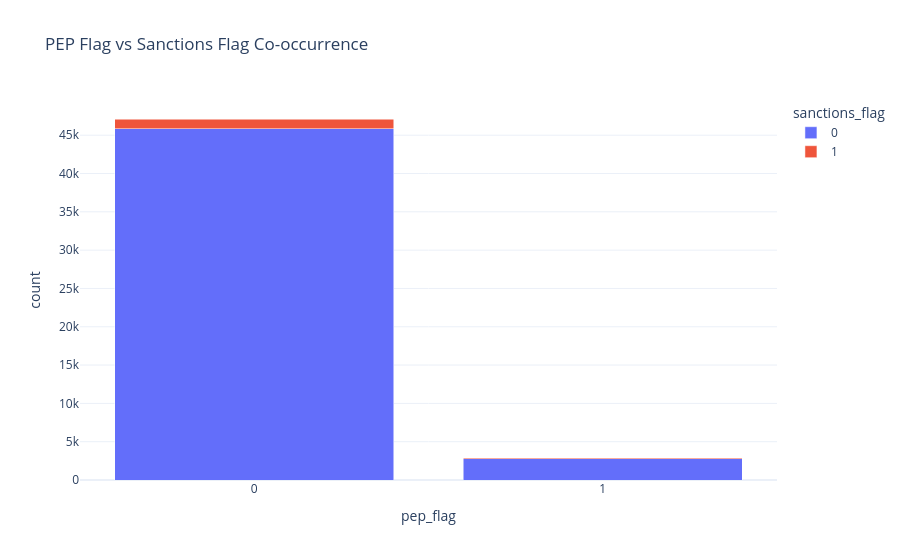

The notebook cell this image was saved under:
### Code cell
# Plot c: pep_flag vs sanctions_flag
ct = df.groupby(['pep_flag','sanctions_flag']).size().reset_index(name='count')
ct['pep_flag'] = ct['pep_flag'].astype(str)
ct['sanctions_flag'] = ct['sanctions_flag'].astype(str)
fig = px.bar(ct, x='pep_flag', y='count', color='sanctions_flag', barmode='stack',
             template=TEMPLATE, title='PEP Flag vs Sanctions Flag Co-occurrence')
fig.show()

### Figure 1 — Plotly figure (JSON) as saved in the notebook; plotly's stock layout.template omitted (floating-point values rounded to 4 significant figures)
{"data": [{"hovertemplate": "sanctions_flag=0<br>pep_flag=%{x}<br>count=%{y}<extra></extra>", "legendgroup": "0", "marker": {"color": "#636efa", "pattern": {"shape": ""}}, "name": "0", "orientation": "v", "showlegend": true, "textposition": "auto", "type": "bar", "x": ["0", "1"], "xaxis": "x", "y": [45824, 2757], "yaxis": "y"}, {"hovertemplate": "sanctions_flag=1<br>pep_flag=%{x}<br>count=%{y}<extra></extra>", "legendgroup": "1", "marker": {"color": "#EF553B", "pattern": {"shape": ""}}, "name": "1", "orientation": "v", "showlegend": true, "textposition": "auto", "type": "bar", "x": ["0", "1"], "xaxis": "x", "y": [1289, 130], "yaxis": "y"}], "layout": {"barmode": "stack", "legend": {"title": {"text": "sanctions_flag"}, "tracegroupgap": 0}, "title": {"text": "PEP Flag vs Sanctions Flag Co-occurrence"}, "xaxis": {"anchor": "y", "domain": [0.0, 1.0], "title": {"text": "pep_flag"}}, "yaxis": {"anchor": "x", "domain": [0.0, 1.0], "title": {"text": "count"}}}}
